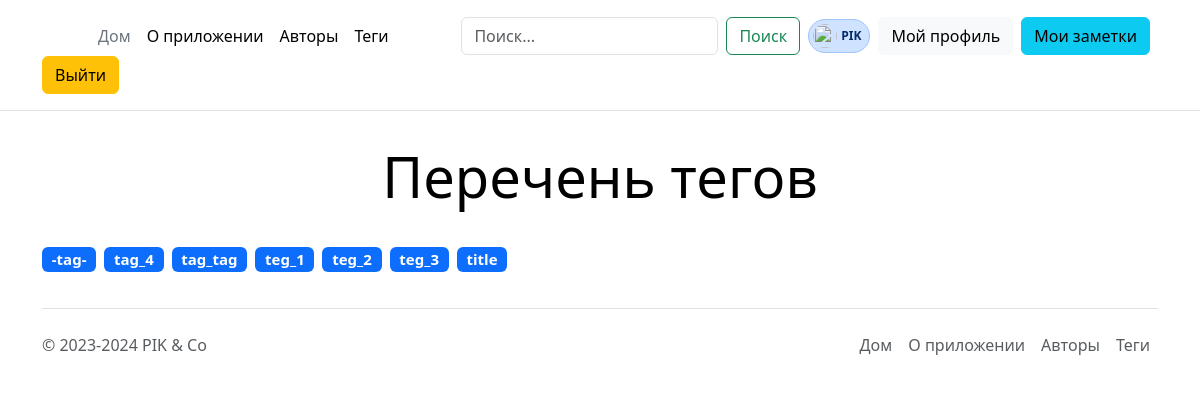
Page /note/tags (signed in) on the earlier database version.
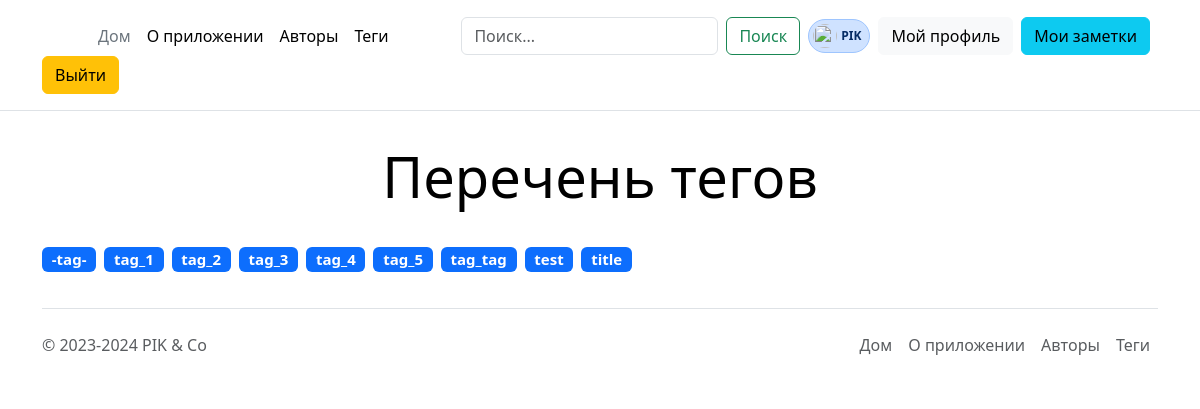
Same page on the later database version.
### user/models.py (models this page shows)
class User(AbstractUser):
    phone = models.CharField(max_length=11, null=True, blank=True)
    country = models.CharField(max_length=20, null=True, blank=True)
    class Meta:
        db_table = "users"

### notes/models.py (models this page shows)
class Tag(models.Model):
    name = models.CharField(max_length=50, unique=True)
    objects = models.Manager()  # Он подключается к базе.
    def __str__(self):
        return self.name

### notes/views.py (the view)
# urls.py: path('tags', views.show_tags_view, name='all_tags'),
def show_tags_view(request):
    all_tags = Tag.objects.all().order_by('name')
    context: dict = {
        "tags": all_tags,
    }
    return render(request, "note/tags.html", context)

### notes/templates/note/tags.html (shortened to what this page needs)
{% extends 'base.html' %}
{% block content %}
  <div class='container'>
    <div class="pricing-header p-3 pb-md-4 mx-auto text-center">
      <h1 class="display-4 fw-normal text-body-emphasis">Перечень тегов</h1>
    </div>
    {% if tags|length > 0 %}
      <div class="d-flex align-items-center py-1">
        {% for tag in tags %}
          <h5>
            <a class="nav-link badge text-bg-primary me-2" href="{% url 'tag_notes' tag %}">{{ tag }}</a>
          </h5>
        {% endfor %}
      </div>
    {% else %}
      <p>У нас пока нет тегов. Вы можете определить первый.</p>
    {% endif %}
  </div>
{% endblock %}

### templates/base.html (shortened to what this page needs)
<!doctype html>
<html lang="ru">
<head>
    <link rel="stylesheet" href="https://cdn.jsdelivr.net/npm/bootstrap@5.3.2/dist/css/bootstrap.min.css">
</head>
<body>
    <div>
        {% include 'menu.html' %}
    </div>
    <div>
        {% block content %}{% endblock %}
    </div>
  <div class="container">
    <footer class="d-flex flex-wrap justify-content-between align-items-center py-3 my-4 border-top">
      <p class="col-md-4 mb-0 text-body-secondary">© 2023-2024 PIK & Co</p>
      <a href="/" class="col-md-4 d-flex align-items-center justify-content-center mb-3 mb-md-0 me-md-auto link-body-emphasis text-decoration-none">
        <svg class="bi me-2" width="40" height="32"><use xlink:href="#bootstrap"></use></svg>
      </a>
      <ul class="nav col-md-4 justify-content-end">
        <li class="nav-item"><a href="{% url 'home' %}" class="nav-link px-2 text-body-secondary">Дом</a></li>
        <li class="nav-item"><a href="{% url 'about' %}" class="nav-link px-2 text-body-secondary">О приложении</a></li>
        <li class="nav-item"><a href="{% url 'all_users' %}" class="nav-link px-2 text-body-secondary">Авторы</a></li>
        <li class="nav-item"><a href="{% url 'all_tags' %}" class="nav-link px-2 text-body-secondary">Теги</a></li>
      </ul>
    </footer>
  </div>
</body>
</html>

### templates/menu.html (shortened to what this page needs)
{% if user.is_authenticated %}
  <header class="p-3 mb-3 border-bottom">
    <div class="container">
      <div class="d-flex flex-wrap align-items-center justify-content-center justify-content-lg-start">
        <a href="/" class="d-flex align-items-center mb-2 mb-lg-0 link-body-emphasis text-decoration-none">
          <svg class="bi me-2" width="40" height="32" role="img" aria-label="Бутстрап"><use xlink:href="#bootstrap"></use></svg>
        </a>
        <ul class="nav col-12 col-lg-auto me-lg-auto mb-2 justify-content-center mb-md-0">
          <li><a href="{% url 'home' %}" class="nav-link px-2 link-secondary">Дом</a></li>
          <li><a href="{% url 'about' %}" class="nav-link px-2 link-body-emphasis">О приложении</a></li>
          <li><a href="{% url 'all_users' %}" class="nav-link px-2 link-body-emphasis">Авторы</a></li>
          <li><a href="{% url 'all_tags' %}" class="nav-link px-2 link-body-emphasis">Теги</a></li>
        </ul>
        <form class="d-flex" role="search" action="{% url 'filter-notes' %}">
          <input name="search" value="{{ search_value_form }}"
                 class="form-control me-2" type="search" placeholder="Поиск..." aria-label="Поиск">
          <button class="btn btn-outline-success me-2" type="submit">Поиск</button>
        </form>
        <div class="d-flex gap-2 justify-content-center me-2">
          <span class="badge d-flex align-items-center p-1 pe-2 text-primary-emphasis bg-primary-subtle border border-primary-subtle rounded-pill">
            <img class="rounded-circle me-1" width="24" height="24" src="https://github.com/mdo.png" alt="">{{ user }}
          </span>
        </div>
        <div class="text-end">
          <a class="btn btn btn-light me-2" href="{% url 'profile-view' %}" role="button">Мой профиль</a>
        </div>
        <div class="text-end">
          <a class="btn btn-info me-2" href="{% url 'your_notes' user %}" role="button">Мои заметки</a>
        </div>
        <form action="{% url 'logout' %}" method="post">
          <button class="btn btn-warning" type="submit">Выйти</button>
        </form>
      </div>
    </div>
  </header>
{% endif %}

Differences in the rows shown:
changed Tag: name "teg_1" → "tag_1"
changed Tag: name "teg_2" → "tag_2"
changed Tag: name "teg_3" → "tag_3"
shown differently, row unchanged: Tag "tag_4": moves down the list
added Tag: name "tag_5"
shown differently, row unchanged: Tag "tag_tag": moves down the list
added Tag: name "test"
